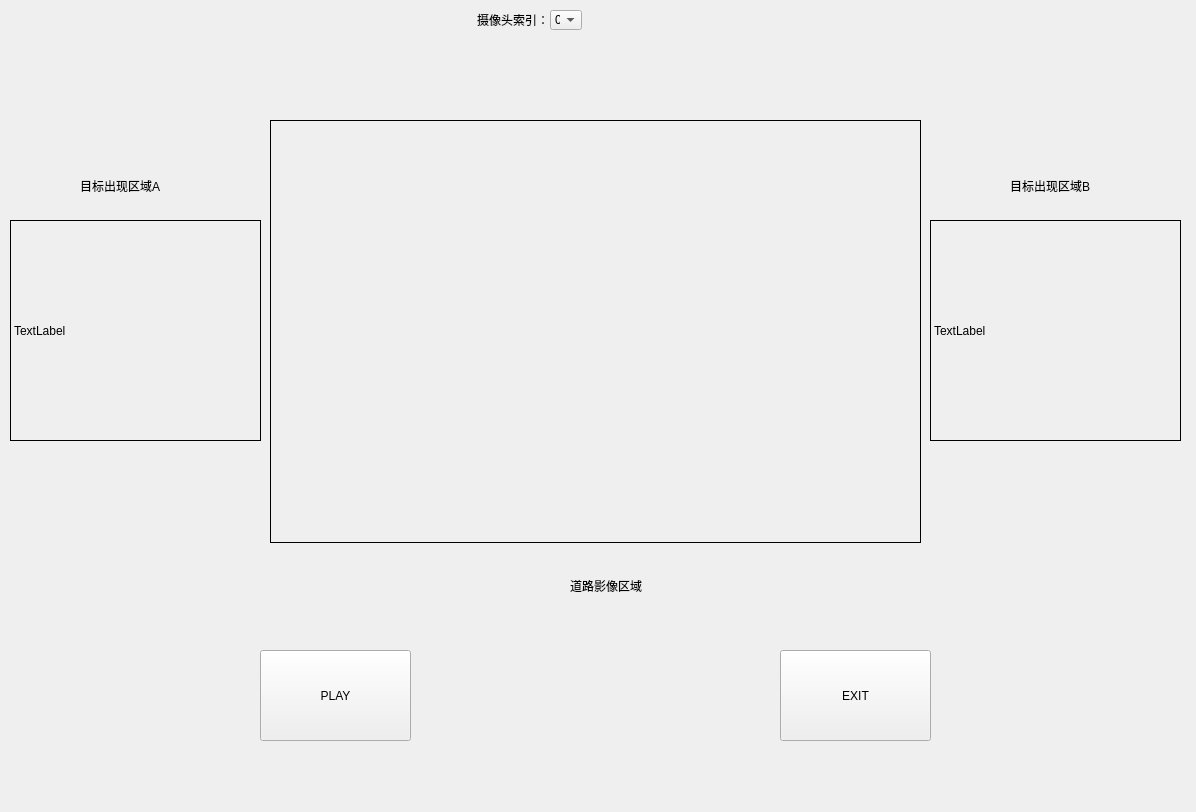
<?xml version="1.0" encoding="UTF-8"?>
<ui version="4.0">
 <class>Drowsypick_tool</class>
 <widget class="QWidget" name="Drowsypick_tool">
  <property name="geometry">
   <rect>
    <x>0</x>
    <y>0</y>
    <width>1196</width>
    <height>812</height>
   </rect>
  </property>
  <property name="windowTitle">
   <string>Drowsypick_tool</string>
  </property>
  <widget class="QPushButton" name="PLAY">
   <property name="geometry">
    <rect>
     <x>260</x>
     <y>650</y>
     <width>151</width>
     <height>91</height>
    </rect>
   </property>
   <property name="text">
    <string>PLAY</string>
   </property>
  </widget>
  <widget class="QLabel" name="label_right">
   <property name="geometry">
    <rect>
     <x>930</x>
     <y>220</y>
     <width>251</width>
     <height>221</height>
    </rect>
   </property>
   <property name="styleSheet">
    <string notr="true">border-width: 1px;
border-style: solid;
border-color: rgb(0, 0, 0)</string>
   </property>
   <property name="text">
    <string>TextLabel</string>
   </property>
  </widget>
  <widget class="QLabel" name="CameraView">
   <property name="enabled">
    <bool>true</bool>
   </property>
   <property name="geometry">
    <rect>
     <x>270</x>
     <y>120</y>
     <width>651</width>
     <height>423</height>
    </rect>
   </property>
   <property name="maximumSize">
    <size>
     <width>928</width>
     <height>423</height>
    </size>
   </property>
   <property name="autoFillBackground">
    <bool>false</bool>
   </property>
   <property name="styleSheet">
    <string notr="true">border-width: 1px;
border-style: solid;
border-color: rgb(0, 0, 0)</string>
   </property>
   <property name="text">
    <string/>
   </property>
  </widget>
  <widget class="QComboBox" name="comboBox">
   <property name="geometry">
    <rect>
     <x>550</x>
     <y>10</y>
     <width>32</width>
     <height>20</height>
    </rect>
   </property>
   <item>
    <property name="text">
     <string>0</string>
    </property>
   </item>
   <item>
    <property name="text">
     <string>1</string>
    </property>
   </item>
  </widget>
  <widget class="QLabel" name="label_left">
   <property name="geometry">
    <rect>
     <x>10</x>
     <y>220</y>
     <width>251</width>
     <height>221</height>
    </rect>
   </property>
   <property name="autoFillBackground">
    <bool>false</bool>
   </property>
   <property name="styleSheet">
    <string notr="true">border-width: 1px;
border-style: solid;
border-color: rgb(0, 0, 0)</string>
   </property>
   <property name="text">
    <string>TextLabel</string>
   </property>
  </widget>
  <widget class="QLabel" name="label_10">
   <property name="geometry">
    <rect>
     <x>477</x>
     <y>10</y>
     <width>71</width>
     <height>20</height>
    </rect>
   </property>
   <property name="text">
    <string>摄像头索引：</string>
   </property>
  </widget>
  <widget class="QLabel" name="label_11">
   <property name="geometry">
    <rect>
     <x>80</x>
     <y>150</y>
     <width>81</width>
     <height>71</height>
    </rect>
   </property>
   <property name="text">
    <string>目标出现区域A</string>
   </property>
  </widget>
  <widget class="QLabel" name="label_12">
   <property name="geometry">
    <rect>
     <x>1010</x>
     <y>150</y>
     <width>91</width>
     <height>71</height>
    </rect>
   </property>
   <property name="text">
    <string>目标出现区域B</string>
   </property>
  </widget>
  <widget class="QPushButton" name="exit1">
   <property name="geometry">
    <rect>
     <x>780</x>
     <y>650</y>
     <width>151</width>
     <height>91</height>
    </rect>
   </property>
   <property name="text">
    <string>EXIT</string>
   </property>
  </widget>
  <widget class="QLabel" name="label_13">
   <property name="geometry">
    <rect>
     <x>570</x>
     <y>550</y>
     <width>81</width>
     <height>71</height>
    </rect>
   </property>
   <property name="text">
    <string>道路影像区域</string>
   </property>
   <property name="textFormat">
    <enum>Qt::AutoText</enum>
   </property>
   <property name="wordWrap">
    <bool>false</bool>
   </property>
   <property name="textInteractionFlags">
    <set>Qt::LinksAccessibleByMouse</set>
   </property>
  </widget>
 </widget>
 <layoutdefault spacing="6" margin="11"/>
 <resources>
  <include location="Drowsypick_tool.qrc"/>
 </resources>
 <connections/>
</ui>
